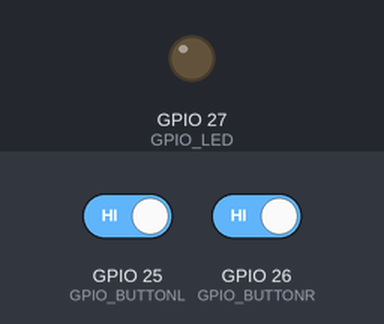
Bench run of a sketch on a simulated ESP32. Shown: output pins drawn as LEDs (lit = HIGH). The test bench sets the inputs (shaded band); at power-on: GPIO 25 (GPIO_BUTTONL) HIGH, GPIO 26 (GPIO_BUTTONR) HIGH. WiFi joins after 1.5 s; servers stay silent unless stated; the local clock reads 2024-03-15 10:24:30 at power-on unless the sketch sets it; what the sketch prints to the serial monitor is not drawn.

Above: at 5.2 s.
5.3 s: GPIO 25 (GPIO_BUTTONL) driven LOW and GPIO 26 (GPIO_BUTTONR) driven LOW
At 5.6 s:
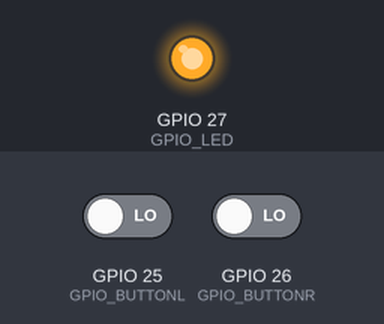
6.8 s: GPIO 25 (GPIO_BUTTONL) driven HIGH
At 7.8 s:
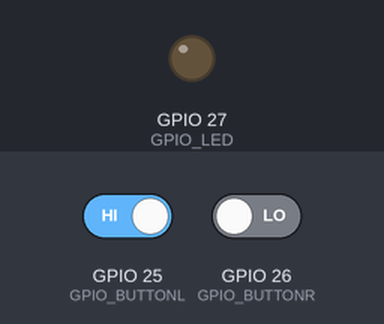
8.3 s: GPIO 25 (GPIO_BUTTONL) driven LOW
At 9.0 s:
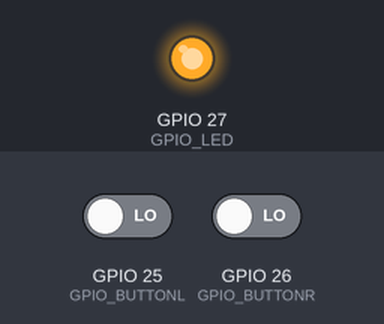
Timing chart, 0 to 11.3 s (numbered marks = the images above; inputs shaded):
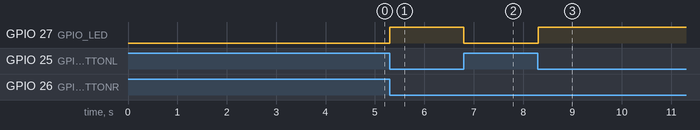

Measured:
- after the input at 5.3 s, GPIO 27 (GPIO_LED): LOW → HIGH at once
- after the input at 6.8 s, GPIO 27 (GPIO_LED): HIGH → LOW at once
- after the input at 8.3 s, GPIO 27 (GPIO_LED): LOW → HIGH at once

The sketch:

pres2.ino
```cpp
// (licence header left out)
#include <WiFi.h>
#include "secret.h"
#include "time.h"
#include "esp_sntp.h"

#define GPIO_LED 27
#define GPIO_BUTTONL 25
#define GPIO_BUTTONR 26

const char* ntpServer = "nl.pool.ntp.org";
const long gmtOffset_sec = 3600;
const int daylightOffset_sec = 3600;

const int glob_buf_size = (64 * sizeof(char));
char *glob_time_buf;

void SNTP_connect() {
  const time_t old_past = 1577836800; // 2020-01=01T00:00:00Z
  Serial.println("\r\nConnect to SNTP server");
  sntp_setoperatingmode(SNTP_OPMODE_POLL);
  sntp_setservername(0, "pool.ntp.org");
  sntp_init();
  setenv("TZ", "CET-1CEST-2, m3.5.0/02:00:00, M10.5.0/03:00:00", 1);
  tzset();

  bool connected = false;
  while (!connected) {
    delay(500);
    time_t now;
    if (time(&now) < old_past) {
      Serial.print(".");
    } else {
      Serial.println("CONNECTED");
      connected = true;
    }
  }
}

void getLocalTime(char *time_buf, int time_buf_size) {
  time_t now;
  struct tm timeinfo;
  time(&now);
  localtime_r(&now, &timeinfo);
  strftime(time_buf, time_buf_size, "%c", &timeinfo);
  return;
}

void WiFi_connect() {
  Serial.println("Connecting to WiFi...");
  WiFi.begin(ssid, password);
  while (WiFi.status() != WL_CONNECTED) {
    // Wait for connection
    delay(500);
    Serial.print(".");
  }
  Serial.print("Connected to WiFi: ");
  Serial.println(WiFi.SSID());
}

static QueueHandle_t queue;
static QueueHandle_t audit_queue;
static const int max_audit_entries = 20;
static int num_audit_entries = 0;

void addAuditEntryAndPrint() {
  if (num_audit_entries < max_audit_entries) {
    getLocalTime(glob_time_buf, glob_buf_size);
    xQueueSendToBack(audit_queue, glob_time_buf, 0);
    num_audit_entries++;
    Serial.print("Button pressed at: ");
    Serial.println(glob_time_buf);
    Serial.println(num_audit_entries);
  } else {
    char old_entry[glob_buf_size];
    xQueueReceive(audit_queue, &old_entry, 0);
    getLocalTime(glob_time_buf, glob_buf_size);
    xQueueSendToBack(audit_queue, glob_time_buf, 0);
    Serial.print("Button pressed at: ");
    Serial.println(glob_time_buf);
    // Print the contents of the audit queue
    for (int i = 0; i < num_audit_entries; ++i) {
        char entry[glob_buf_size];
        xQueueReceive(audit_queue, &entry, 0);
        Serial.print("Audit entry ");
        Serial.print(i + 1);
        Serial.print(": ");
        Serial.println(entry);
    }
  }
}

static const int reset_press = -998;

static void debounce_task(void *argp) {
  unsigned button_gpio = *(unsigned *)argp;
  uint32_t level, state = 0;
  uint32_t mask = 0x7FFFFFFF;
  int event, last = -999;

  for (;;) {
    level = !digitalRead(button_gpio);
    state = (state << 1) | level;
    if ((state & mask) == mask)
      event = button_gpio;  // Press
    else
      event = -button_gpio; // Release

    if (event != last) {
      if (xQueueSendToBack(queue, &event, 0) == pdPASS) {
        last = event;
      } else if (event < 0) {
        do {
          xQueueReset(queue);
        } while (xQueueSendToBack(queue, &reset_press, 0) != pdPASS);
        last = event;
      }
    }
    taskYIELD();
  }
}

static void press_task(void *argp) {
  static const uint32_t enable = (1 << GPIO_BUTTONL) | (1 << GPIO_BUTTONR);
  BaseType_t s;
  int event;
  uint32_t state = 0;

  digitalWrite(GPIO_LED, LOW);

  for (;;) {
    s = xQueueReceive(
        queue,
        &event,
        portMAX_DELAY);
    assert(s == pdPASS);

    if (event == reset_press) {
      digitalWrite(GPIO_LED, LOW);
      state = 0;
      printf("RESET!!\n");
      continue;
    }

    if (event >= 0) {
      state |= 1 << event;
      if (state == enable) {
        addAuditEntryAndPrint();
        digitalWrite(GPIO_LED, HIGH);
      }
    } else {
      state &= ~(1 << -event);
      if (state != enable) {
        digitalWrite(GPIO_LED, LOW);
      }
    }
  }
}

void setup() {
  Serial.begin(115200);
  WiFi_connect();
  SNTP_connect();
  glob_time_buf = (char *)malloc(glob_buf_size);
  assert(glob_time_buf != NULL);

  int app_cpu = xPortGetCoreID();
  static int left = GPIO_BUTTONL;
  static int right = GPIO_BUTTONR;
  TaskHandle_t h;
  BaseType_t rc;

  delay(2000);
  queue = xQueueCreate(2, sizeof(int));
  assert(queue);

  audit_queue = xQueueCreate(max_audit_entries, glob_buf_size);
  assert(audit_queue);

  pinMode(GPIO_LED, OUTPUT);
  pinMode(GPIO_BUTTONL, INPUT_PULLUP);
  pinMode(GPIO_BUTTONR, INPUT_PULLUP);

  rc = xTaskCreatePinnedToCore(
      debounce_task,
      "debounceL",
      2048,
      &left,
      1,
      &h,
      app_cpu);
  assert(rc == pdPASS);
  assert(h);

  rc = xTaskCreatePinnedToCore(
      debounce_task,
      "debounceR",
      2048,
      &right,
      1,
      &h,
      app_cpu);
  assert(rc == pdPASS);
  assert(h);

  rc = xTaskCreatePinnedToCore(
      press_task,
      "led",
      2048,
      nullptr,
      1,
      &h,
      app_cpu);
  assert(rc == pdPASS);
  assert(h);
}

void loop() {
  // Loop is not used in this example
}
```

secret.h
```cpp
// data below is set as a define in the file secret.h
const char* ssid = "HANZE-ZP11";
const char* password = "dby555YcV2";
```
